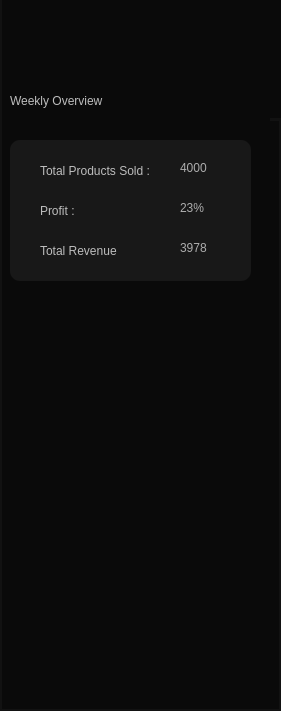
     <widget class="QWidget" name="widget_74" native="true">
      <property name="geometry">
       <rect>
        <x>980</x>
        <y>0</y>
        <width>281</width>
        <height>711</height>
       </rect>
      </property>
      <property name="styleSheet">
       <string notr="true">background:#0a0a0a;
border: 2px solid #121212;
border-top:none;</string>
      </property>
      <widget class="QWidget" name="widget_75" native="true">
       <property name="geometry">
        <rect>
         <x>10</x>
         <y>140</y>
         <width>241</width>
         <height>141</height>
        </rect>
       </property>
       <property name="styleSheet">
        <string notr="true">border-radius: 10px;
background:#181818;
border:none;</string>
       </property>
       <widget class="QLabel" name="label_216">
        <property name="geometry">
         <rect>
          <x>30</x>
          <y>20</y>
          <width>121</width>
          <height>21</height>
         </rect>
        </property>
        <property name="styleSheet">
         <string notr="true">color:rgb(189, 189, 189);</string>
        </property>
        <property name="text">
         <string>Total Products Sold :</string>
        </property>
       </widget>
       <widget class="QLabel" name="label_217">
        <property name="geometry">
         <rect>
          <x>30</x>
          <y>60</y>
          <width>41</width>
          <height>21</height>
         </rect>
        </property>
        <property name="styleSheet">
         <string notr="true">color:rgb(189, 189, 189);</string>
        </property>
        <property name="text">
         <string>Profit :</string>
        </property>
       </widget>
       <widget class="QLabel" name="label_218">
        <property name="geometry">
         <rect>
          <x>30</x>
          <y>100</y>
          <width>81</width>
          <height>21</height>
         </rect>
        </property>
        <property name="styleSheet">
         <string notr="true">color:rgb(189, 189, 189);</string>
        </property>
        <property name="text">
         <string>Total Revenue :</string>
        </property>
       </widget>
       <widget class="QLabel" name="label_219">
        <property name="geometry">
         <rect>
          <x>170</x>
          <y>20</y>
          <width>91</width>
          <height>16</height>
         </rect>
        </property>
        <property name="styleSheet">
         <string notr="true">border:none;
color:#adadad;</string>
        </property>
        <property name="text">
         <string>4000</string>
        </property>
       </widget>
       <widget class="QLabel" name="label_220">
        <property name="geometry">
         <rect>
          <x>170</x>
          <y>60</y>
          <width>91</width>
          <height>16</height>
         </rect>
        </property>
        <property name="styleSheet">
         <string notr="true">border:none;
color:#adadad;</string>
        </property>
        <property name="text">
         <string>23%</string>
        </property>
       </widget>
       <widget class="QLabel" name="label_221">
        <property name="geometry">
         <rect>
          <x>170</x>
          <y>100</y>
          <width>91</width>
          <height>16</height>
         </rect>
        </property>
        <property name="styleSheet">
         <string notr="true">border:none;
color:#adadad;</string>
        </property>
        <property name="text">
         <string>3978</string>
        </property>
       </widget>
      </widget>
      <widget class="QWidget" name="widget_76" native="true">
       <property name="geometry">
        <rect>
         <x>980</x>
         <y>0</y>
         <width>301</width>
         <height>720</height>
        </rect>
       </property>
       <property name="styleSheet">
        <string notr="true">background:#0a0a0a;
border: 2px solid #121212;
border-top:none;</string>
       </property>
       <widget class="QLabel" name="label_222">
        <property name="geometry">
         <rect>
          <x>20</x>
          <y>20</y>
          <width>111</width>
          <height>61</height>
         </rect>
        </property>
        <property name="styleSheet">
         <string notr="true">font: 16pt &quot;Sans Serif Collection&quot;;
border:none;</string>
        </property>
        <property name="text">
         <string>Overview</string>
        </property>
       </widget>
       <widget class="QWidget" name="widget_77" native="true">
        <property name="geometry">
         <rect>
          <x>20</x>
          <y>80</y>
          <width>271</width>
          <height>141</height>
         </rect>
        </property>
        <property name="styleSheet">
         <string notr="true">border-radius: 10px;
background:#181818;</string>
        </property>
        <widget class="QLabel" name="label_223">
         <property name="geometry">
          <rect>
           <x>30</x>
           <y>20</y>
           <width>71</width>
           <height>21</height>
          </rect>
         </property>
         <property name="styleSheet">
          <string notr="true">color:#494949;
</string>
         </property>
         <property name="text">
          <string>Total Sales:</string>
         </property>
        </widget>
        <widget class="QLabel" name="label_224">
         <property name="geometry">
          <rect>
           <x>30</x>
           <y>60</y>
           <width>71</width>
           <height>21</height>
          </rect>
         </property>
         <property name="styleSheet">
          <string notr="true">color:#494949;
</string>
         </property>
         <property name="text">
          <string>Total Profit:</string>
         </property>
        </widget>
        <widget class="QLabel" name="label_225">
         <property name="geometry">
          <rect>
           <x>30</x>
           <y>100</y>
           <width>91</width>
           <height>21</height>
          </rect>
         </property>
         <property name="styleSheet">
          <string notr="true">color:#494949;
</string>
         </property>
         <property name="text">
          <string>Remaining Stock:</string>
         </property>
        </widget>
        <widget class="QLabel" name="label_226">
         <property name="geometry">
          <rect>
           <x>170</x>
           <y>20</y>
           <width>91</width>
           <height>16</height>
          </rect>
         </property>
         <property name="styleSheet">
          <string notr="true">border:none;
color:#adadad;</string>
         </property>
         <property name="text">
          <string>4000</string>
         </property>
        </widget>
        <widget class="QLabel" name="label_227">
         <property name="geometry">
          <rect>
           <x>170</x>
           <y>60</y>
           <width>91</width>
           <height>16</height>
          </rect>
         </property>
         <property name="styleSheet">
          <string notr="true">border:none;
color:#adadad;</string>
         </property>
         <property name="text">
          <string>23%</string>
         </property>
        </widget>
        <widget class="QLabel" name="label_228">
         <property name="geometry">
          <rect>
           <x>170</x>
           <y>100</y>
           <width>91</width>
           <height>16</height>
          </rect>
         </property>
         <property name="styleSheet">
          <string notr="true">border:none;
color:#adadad;</string>
         </property>
         <property name="text">
          <string>3978</string>
         </property>
        </widget>
       </widget>
       <widget class="QLabel" name="label_229">
        <property name="geometry">
         <rect>
          <x>30</x>
          <y>240</y>
          <width>141</width>
          <height>61</height>
         </rect>
        </property>
        <property name="styleSheet">
         <string notr="true">font: 16pt &quot;Sans Serif Collection&quot;;
border:none;</string>
        </property>
        <property name="text">
         <string>Weekly Report</string>
        </property>
       </widget>
       <widget class="QTableWidget" name="tableWidget_16">
        <property name="geometry">
         <rect>
          <x>20</x>
          <y>310</y>
          <width>271</width>
          <height>231</height>
         </rect>
        </property>
        <property name="styleSheet">
         <string notr="true">QTableWidget, QTableView {
    border: 1px solid #121212;
    border-radius: 5px;
    gridline-color: #ddd;
    background-color: #adadad;
    font-size: 10px;
    font-family: Arial, sans-serif;
    color: #333;
    selection-background-color: #0078D7;
    selection-color: white;
}

QHeaderView::section {
    background-color:#0a0a0a;
    color: white;
    padding: 4px;
    border: 1px solid #121212;
    font-size: 10px;
    font-weight: bold;
    text-align: center;
}

QTableWidget::item, QTableView::item {
    padding: 2px;
    border-bottom: 1px solid #ddd;
    text-align: center;
}

QTableWidget::item:selected, QTableView::item:selected {
    background-color: #0078D7;
    color: white;
}

QTableCornerButton::section {
    background-color: #adadad;
    border: 1px solid #adadad;
	border-top-left-radius: 8px;
  
}
</string>
        </property>
        <row/>
        <row/>
        <row/>
        <row/>
        <column>
         <property name="text">
          <string>Total Sales</string>
         </property>
        </column>
        <column>
         <property name="text">
          <string>Total Profit</string>
         </property>
        </column>
        <column>
         <property name="text">
          <string>Remaining Debtors</string>
         </property>
        </column>
        <column>
         <property name="text">
          <string>Remaining Stock</string>
         </property>
        </column>
        <item row="0" column="0">
         <property name="text">
          <string>2123</string>
         </property>
        </item>
       </widget>
      </widget>
      <widget class="QWidget" name="widget_78" native="true">
       <property name="geometry">
        <rect>
         <x>270</x>
         <y>0</y>
         <width>711</width>
         <height>121</height>
        </rect>
       </property>
       <property name="styleSheet">
        <string notr="true">border:5px;
background:#0a0a0a;
border: 3px solid #121212;
border-right:none;
border-top:none;
border-left:none;


</string>
       </property>
       <widget class="QLabel" name="label_230">
        <property name="geometry">
         <rect>
          <x>50</x>
          <y>40</y>
          <width>601</width>
          <height>41</height>
         </rect>
        </property>
        <property name="font">
         <font>
          <family>Microsoft Sans Serif</family>
          <pointsize>14</pointsize>
          <italic>false</italic>
          <bold>false</bold>
         </font>
        </property>
        <property name="styleSheet">
         <string notr="true">  border-radius: 10px; 
font: 14pt &quot;Microsoft Sans Serif&quot;;
background: white;
 padding-left: 15px;
color:#626262;
border:none;
</string>
        </property>
        <property name="text">
         <string>        Search Something Here </string>
        </property>
       </widget>
       <widget class="QLabel" name="label_231">
        <property name="geometry">
         <rect>
          <x>60</x>
          <y>50</y>
          <width>31</width>
          <height>21</height>
         </rect>
        </property>
        <property name="styleSheet">
         <string notr="true">border-radius:10px;
border:none;
background-color:none;
    background-repeat: no-repeat;
    background-position: center;
    background-origin: content;</string>
        </property>
        <property name="text">
         <string/>
        </property>
        <property name="scaledContents">
         <bool>true</bool>
        </property>
       </widget>
      </widget>
      <widget class="QLabel" name="label_232">
       <property name="geometry">
        <rect>
         <x>10</x>
         <y>70</y>
         <width>181</width>
         <height>61</height>
        </rect>
       </property>
       <property name="styleSheet">
        <string notr="true">font: 16pt &quot;Sans Serif Collection&quot;;
border:none;
color:rgb(189, 189, 189);</string>
       </property>
       <property name="text">
        <string>Weekly Overview</string>
       </property>
      </widget>
     </widget>
